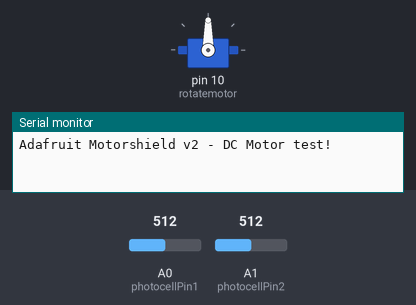
Bench run of a sketch on a simulated Arduino Uno, built with avr-gcc and run on an emulated ATmega328P. Parts: servo, the last lines printed to the serial monitor. Inputs (shaded band) come from the test bench; at power-on: A0 (photocellPin1) = 512, A1 (photocellPin2) = 512.

Above: at 3.2 s.
3.3 s: A0 (photocellPin1) set to 716
At 6.1 s:
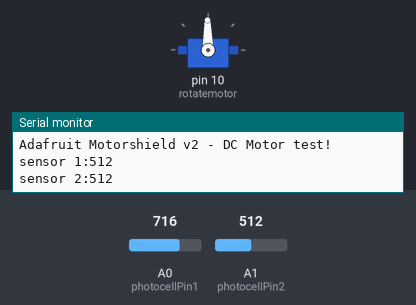
6.3 s: A1 (photocellPin2) set to 900
At 10.3 s:
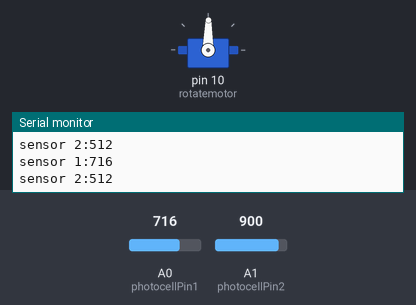
Timing chart, 0 to 11.8 s (numbered marks = the images above; inputs shaded):
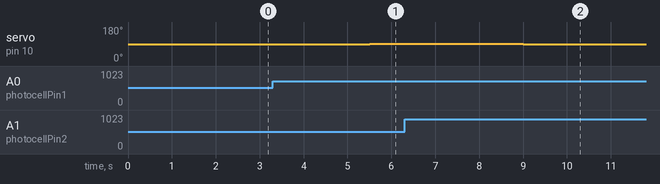

Measured:
- after the input at 3.3 s, servo on pin 10 (rotatemotor): 90° → 91° after 2.2 s
- after the input at 6.3 s, servo on pin 10 (rotatemotor): 91° → 89° after 2.7 s

The sketch:

sketch_nov05a.ino
```cpp
#include <Servo.h>
#include <Adafruit_MotorShield.h>

/*
This is a test sketch for the Adafruit assembled Motor Shield for Arduino v2
It won't work with v1.x motor shields! Only for the v2's with built in PWM
control
For use with the Adafruit Motor Shield v2
---->  http://www.adafruit.com/products/1438
*/

#include <Wire.h>
#define LoopTime  2000

// Create the motor shield object with the default I2C address
Adafruit_MotorShield AFMS = Adafruit_MotorShield();
// Or, create it with a different I2C address (say for stacking)
// Adafruit_MotorShield AFMS = Adafruit_MotorShield(0x61);

// Select which 'port' M1, M2, M3 or M4. In this case, M1
Adafruit_DCMotor *myMotor = AFMS.getMotor(1);
Servo rotatemotor;
Servo head;
// You can also make another motor on port M2
//Adafruit_DCMotor *myOtherMotor = AFMS.getMotor(2);

int photocellPin1 = 0;
int photocellPin2 = 1;
int Reading1;
int Reading2;
int light1max = 0;
int light2max = 0;
int light1min = 1300;
int light2min = 1300;
int lightdiff;
int lightdiffmax = -1000;
int lightdiffmin = 1000;
long prevtime;
int count = 0;
int temp;

void setup() {
  Serial.begin(9600);           // set up Serial library at 9600 bps
  Serial.println("Adafruit Motorshield v2 - DC Motor test!");

  AFMS.begin();  // create with the default frequency 1.6KHz
  rotatemotor.attach(10); // pin 10
//  rotatemotor.write(89); // 90 means dont move
//  delay(2500);
  rotatemotor.write(90);
//  delay(1000);
//  rotatemotor.write(92);
//  delay(2500);
//  rotatemotor.write(90);
  getLight();
  temp = lightdiff;
  prevtime = millis();
  while ((millis() - prevtime) <= LoopTime) {
    Reading1 = analogRead(photocellPin1);
    Reading2 = analogRead(photocellPin2);
    temp = Reading1-Reading2;
    getLightinit();
  }
}
void getLightinit() {
  if (temp > lightdiffmax) {
    lightdiffmax = temp;
  }
  if (temp < lightdiffmin) {
    lightdiffmin = temp;
  }
}

void getLight() {
  Reading1 = analogRead(photocellPin1);
  Reading2 = analogRead(photocellPin2);
  lightdiff = Reading1 - Reading2;
}
void loop() {
  /*
   * roughly 90-100 for base light in design lab
   * when light goes closer, the numbers get smaller
   * so 1 - (reading) gets us light readings\
   * the reading gives us darkness value
   */
  getLight();
//  Serial.println(lightdiff);
//  Serial.println(lightdiffmax);
//  Serial.println(lightdiffmin);
  if (lightdiff < (-20)) {
    rotatemotor.write(89);
    delay(3500);
  } else if (lightdiff > 20) {
    rotatemotor.write(91);
    delay(3500);
  } else {
    rotatemotor.write(90);
    delay(3500);
  }
  //if (lightdiff
  Serial.print("sensor 1:");
  Serial.println(Reading1);
  Serial.print("sensor 2:");
  Serial.println(Reading2);
}
```
